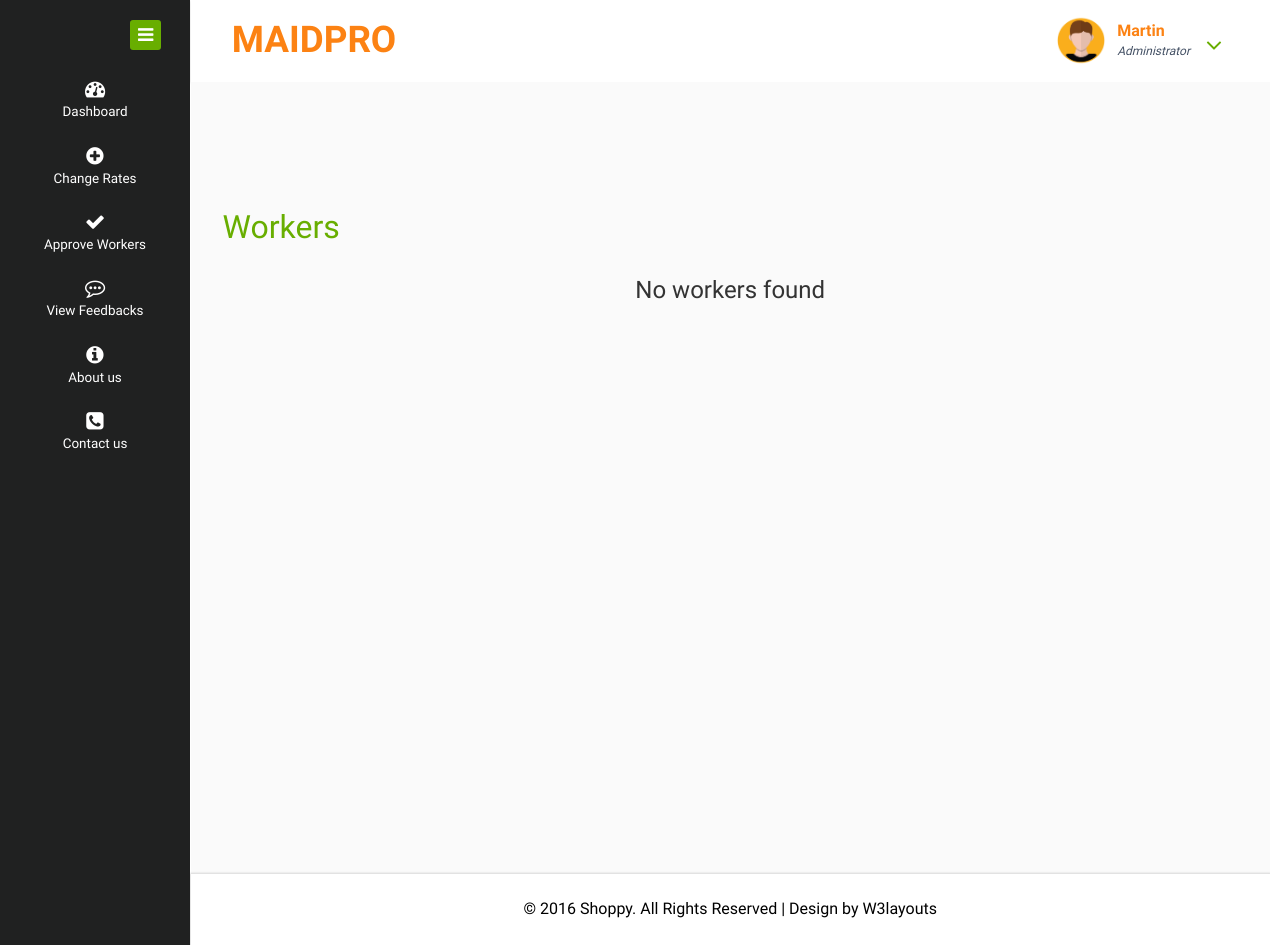
Before: /admin/viewworkerss.php?category=Baby Sitter with the older database file.
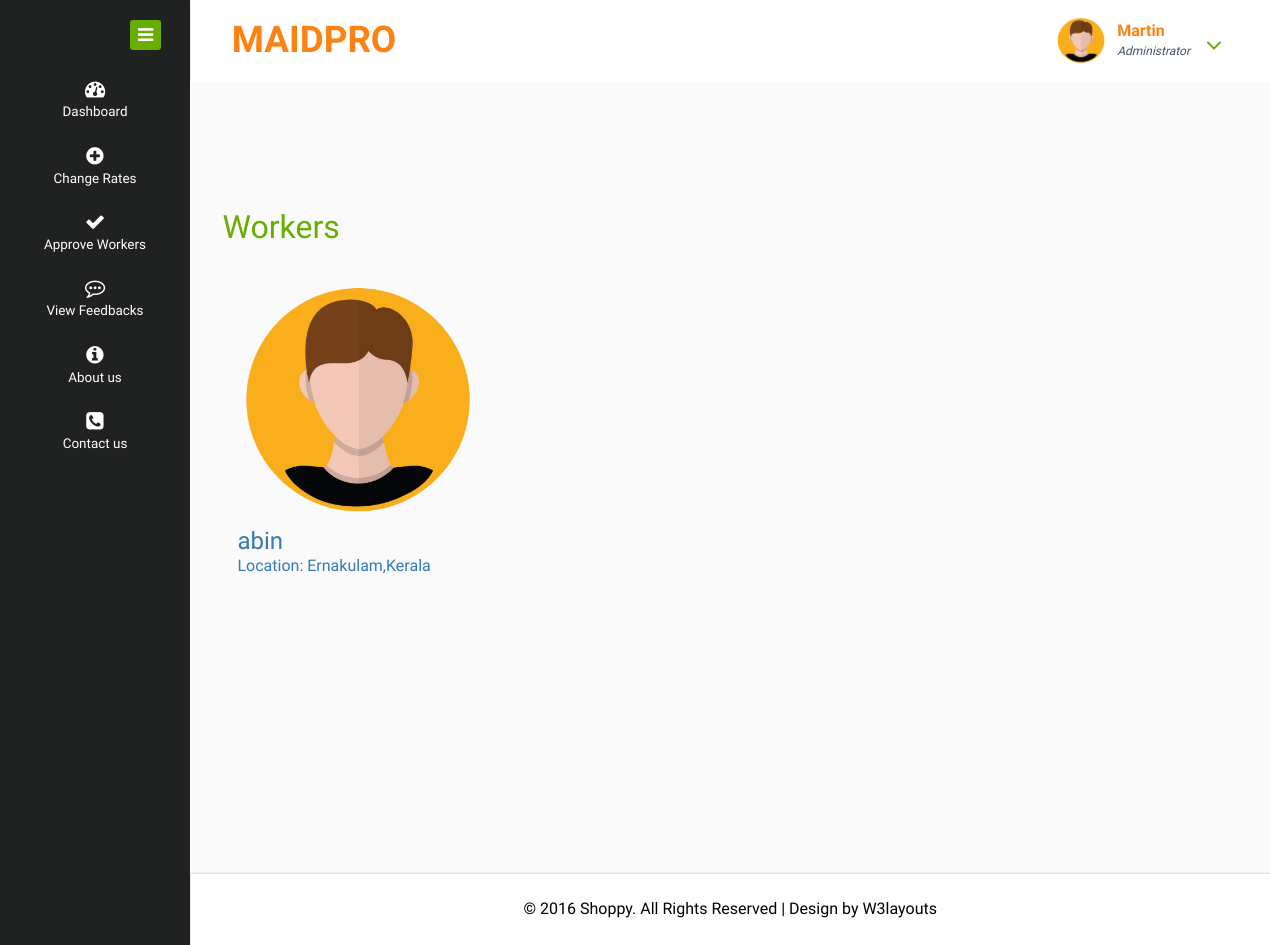
After: the same page with the newer database file.
### tables this page shows
CREATE TABLE `registration` (
  `user_id` int(11) NOT NULL,
  `email` varchar(50) NOT NULL,
  `name` varchar(30) NOT NULL,
  `phone` bigint(11) NOT NULL,
  `profile_pic` varchar(50) NOT NULL DEFAULT 'images/profile_pic.png',
  `house` varchar(30) NOT NULL,
  `place` varchar(30) NOT NULL,
  `district` varchar(30) NOT NULL,
  `state` varchar(30) NOT NULL,
  `pincode` int(10) NOT NULL,
  `gender` varchar(20) NOT NULL,
  `date_of_birth` varchar(20) NOT NULL
);

CREATE TABLE `district` (
  `district_id` int(11) NOT NULL,
  `state_id` int(11) NOT NULL,
  `district` varchar(30) NOT NULL
);

CREATE TABLE `state` (
  `state_id` int(11) NOT NULL,
  `state` varchar(30) NOT NULL
);

### admin/viewworkerss.php (the view)
<?php
	include("header.php");
    include("dbconn.php");
?>
<?php
$category=$_GET['category'];
?>
<div class="inner-block">
    <div class="blank">
    	<h2>Workers</h2>
    	<?php
    	$sql="select * from registration,verification,worker where verification.status=1 and worker.email=verification.email and verification.email=registration.email and worker.category='$category' ";
    	$res=mysqli_query($conn,$sql);
    	if(mysqli_num_rows($res)>0){
    		while ($r=mysqli_fetch_assoc($res)) {
    	?>
    	<div class="col-md-4 bg-white">
    		<a href="viewdetails.php?email=<?php echo $r['email']?>">
    		<img src="../users/<?php echo $r['profile_pic']?>" width=240>
    		<h3><?php echo $r['name']?></h3>
    		<p>Location:
    			<?php
                                     $d=$r["district"];
                                     $s="select district from district where district_id=$d";
                        $res1=mysqli_query($conn,$s);
                        $row=mysqli_fetch_assoc($res1);
                        $c=$row["district"];
                        echo $c;
                        $d=$r["state"];
                                     $s="select state from state where state_id=$d";
                        $res1=mysqli_query($conn,$s);
                        $row=mysqli_fetch_assoc($res1);
                        $c=$row["state"];
                        echo ",$c";
                ?>
                <br>
    		</p>
    	</a>
    	</div>
    	<?php
    		}
    	}
    	else{
    	?>
    	<h3 class="text-center">No workers found</h3>
    	<?php
    	}
    	?>
    </div>
</div>
<?php
	include("footer.php");
?>

Changed rows visible on the page:
added registration: profile_pic (picture), name "abin", district.district "Ernakulam", state.state "Kerala"
Other visible differences:
text no longer shown: "No workers found"
